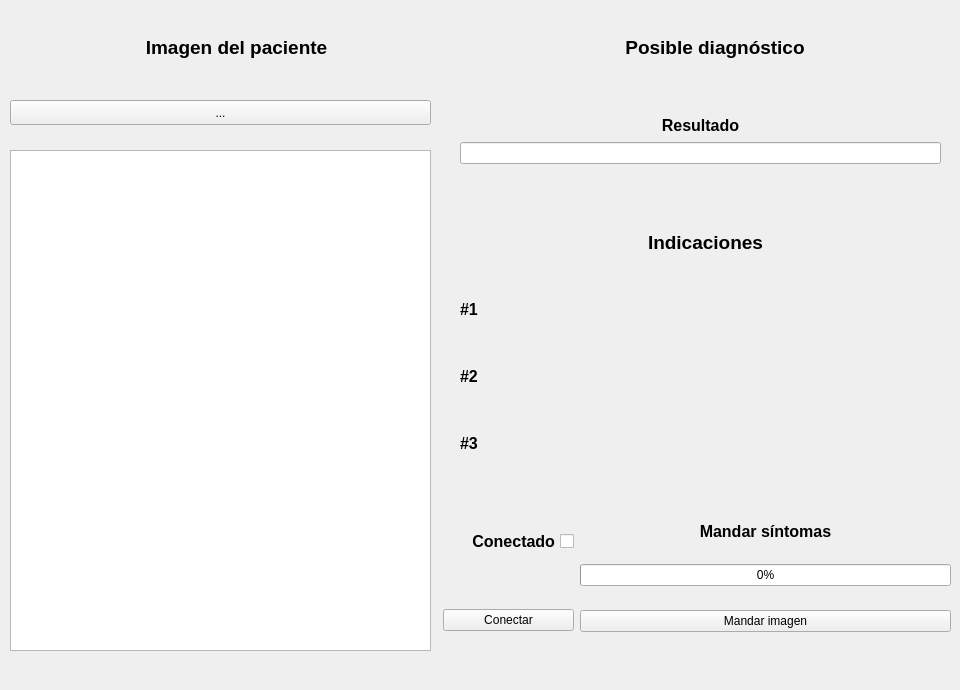
    <widget class="QWidget" name="tab">
     <attribute name="title">
      <string>Page</string>
     </attribute>
     <widget class="QWidget" name="layoutWidget">
      <property name="geometry">
       <rect>
        <x>0</x>
        <y>10</y>
        <width>951</width>
        <height>51</height>
       </rect>
      </property>
      <layout class="QHBoxLayout" name="horizontalLayoutTitles_2">
       <item>
        <widget class="QLabel" name="label_31">
         <property name="minimumSize">
          <size>
           <width>0</width>
           <height>42</height>
          </size>
         </property>
         <property name="maximumSize">
          <size>
           <width>16777215</width>
           <height>18</height>
          </size>
         </property>
         <property name="font">
          <font>
           <pointsize>14</pointsize>
           <weight>75</weight>
           <bold>true</bold>
          </font>
         </property>
         <property name="text">
          <string>Imagen del paciente</string>
         </property>
         <property name="alignment">
          <set>Qt::AlignCenter</set>
         </property>
        </widget>
       </item>
       <item>
        <widget class="QLabel" name="label_40">
         <property name="minimumSize">
          <size>
           <width>0</width>
           <height>42</height>
          </size>
         </property>
         <property name="maximumSize">
          <size>
           <width>16777215</width>
           <height>18</height>
          </size>
         </property>
         <property name="font">
          <font>
           <pointsize>14</pointsize>
           <weight>75</weight>
           <bold>true</bold>
          </font>
         </property>
         <property name="layoutDirection">
          <enum>Qt::RightToLeft</enum>
         </property>
         <property name="text">
          <string>Posible diagnóstico</string>
         </property>
         <property name="alignment">
          <set>Qt::AlignCenter</set>
         </property>
        </widget>
       </item>
      </layout>
     </widget>
     <widget class="QWidget" name="layoutWidget_2">
      <property name="geometry">
       <rect>
        <x>443</x>
        <y>480</y>
        <width>131</width>
        <height>201</height>
       </rect>
      </property>
      <layout class="QVBoxLayout" name="verticalLayout_6">
       <item>
        <widget class="QCheckBox" name="checkBoxConnect_3">
         <property name="enabled">
          <bool>true</bool>
         </property>
         <property name="font">
          <font>
           <pointsize>12</pointsize>
           <weight>75</weight>
           <bold>true</bold>
          </font>
         </property>
         <property name="layoutDirection">
          <enum>Qt::RightToLeft</enum>
         </property>
         <property name="autoFillBackground">
          <bool>false</bool>
         </property>
         <property name="text">
          <string>Conectado</string>
         </property>
         <property name="tristate">
          <bool>true</bool>
         </property>
        </widget>
       </item>
       <item>
        <widget class="QPushButton" name="pushButton_3">
         <property name="text">
          <string>Conectar</string>
         </property>
        </widget>
       </item>
      </layout>
     </widget>
     <widget class="QWidget" name="layoutWidget_3">
      <property name="geometry">
       <rect>
        <x>580</x>
        <y>480</y>
        <width>371</width>
        <height>171</height>
       </rect>
      </property>
      <layout class="QVBoxLayout" name="verticalLayout_7">
       <item>
        <widget class="QLabel" name="labelSend_2">
         <property name="minimumSize">
          <size>
           <width>0</width>
           <height>42</height>
          </size>
         </property>
         <property name="maximumSize">
          <size>
           <width>16777215</width>
           <height>18</height>
          </size>
         </property>
         <property name="font">
          <font>
           <pointsize>12</pointsize>
           <weight>75</weight>
           <bold>true</bold>
          </font>
         </property>
         <property name="text">
          <string>Mandar síntomas</string>
         </property>
         <property name="alignment">
          <set>Qt::AlignCenter</set>
         </property>
        </widget>
       </item>
       <item>
        <widget class="QProgressBar" name="progressBar_2">
         <property name="value">
          <number>0</number>
         </property>
         <property name="alignment">
          <set>Qt::AlignCenter</set>
         </property>
        </widget>
       </item>
       <item>
        <widget class="QPushButton" name="pushButtonSend_2">
         <property name="text">
          <string>Mandar imagen</string>
         </property>
        </widget>
       </item>
      </layout>
     </widget>
     <widget class="QWidget" name="layoutWidget_4">
      <property name="geometry">
       <rect>
        <x>460</x>
        <y>90</y>
        <width>481</width>
        <height>78</height>
       </rect>
      </property>
      <layout class="QVBoxLayout" name="verticalLayout_8">
       <item>
        <widget class="QLabel" name="label_41">
         <property name="minimumSize">
          <size>
           <width>0</width>
           <height>42</height>
          </size>
         </property>
         <property name="maximumSize">
          <size>
           <width>16777215</width>
           <height>18</height>
          </size>
         </property>
         <property name="font">
          <font>
           <pointsize>12</pointsize>
           <weight>75</weight>
           <bold>true</bold>
          </font>
         </property>
         <property name="contextMenuPolicy">
          <enum>Qt::NoContextMenu</enum>
         </property>
         <property name="text">
          <string>Resultado</string>
         </property>
         <property name="alignment">
          <set>Qt::AlignCenter</set>
         </property>
        </widget>
       </item>
       <item>
        <widget class="QLineEdit" name="lineEdit_9"/>
       </item>
      </layout>
     </widget>
     <widget class="QWidget" name="layoutWidget_5">
      <property name="geometry">
       <rect>
        <x>460</x>
        <y>190</y>
        <width>491</width>
        <height>281</height>
       </rect>
      </property>
      <layout class="QVBoxLayout" name="verticalLayout_9">
       <item>
        <widget class="QLabel" name="label_42">
         <property name="minimumSize">
          <size>
           <width>0</width>
           <height>42</height>
          </size>
         </property>
         <property name="maximumSize">
          <size>
           <width>16777215</width>
           <height>18</height>
          </size>
         </property>
         <property name="font">
          <font>
           <pointsize>14</pointsize>
           <weight>75</weight>
           <bold>true</bold>
          </font>
         </property>
         <property name="layoutDirection">
          <enum>Qt::RightToLeft</enum>
         </property>
         <property name="text">
          <string>Indicaciones</string>
         </property>
         <property name="alignment">
          <set>Qt::AlignCenter</set>
         </property>
        </widget>
       </item>
       <item>
        <widget class="QLabel" name="label_N1_2">
         <property name="minimumSize">
          <size>
           <width>0</width>
           <height>42</height>
          </size>
         </property>
         <property name="maximumSize">
          <size>
           <width>16777215</width>
           <height>18</height>
          </size>
         </property>
         <property name="font">
          <font>
           <pointsize>12</pointsize>
           <weight>75</weight>
           <bold>true</bold>
          </font>
         </property>
         <property name="text">
          <string>#1</string>
         </property>
         <property name="alignment">
          <set>Qt::AlignLeading|Qt::AlignLeft|Qt::AlignVCenter</set>
         </property>
        </widget>
       </item>
       <item>
        <widget class="QLabel" name="label_N2_2">
         <property name="minimumSize">
          <size>
           <width>0</width>
           <height>42</height>
          </size>
         </property>
         <property name="maximumSize">
          <size>
           <width>16777215</width>
           <height>18</height>
          </size>
         </property>
         <property name="font">
          <font>
           <pointsize>12</pointsize>
           <weight>75</weight>
           <bold>true</bold>
          </font>
         </property>
         <property name="text">
          <string>#2</string>
         </property>
         <property name="alignment">
          <set>Qt::AlignLeading|Qt::AlignLeft|Qt::AlignVCenter</set>
         </property>
        </widget>
       </item>
       <item>
        <widget class="QLabel" name="label_43">
         <property name="enabled">
          <bool>true</bool>
         </property>
         <property name="minimumSize">
          <size>
           <width>0</width>
           <height>42</height>
          </size>
         </property>
         <property name="maximumSize">
          <size>
           <width>16777215</width>
           <height>18</height>
          </size>
         </property>
         <property name="font">
          <font>
           <pointsize>12</pointsize>
           <weight>75</weight>
           <bold>true</bold>
          </font>
         </property>
         <property name="text">
          <string>#3</string>
         </property>
         <property name="alignment">
          <set>Qt::AlignLeading|Qt::AlignLeft|Qt::AlignVCenter</set>
         </property>
         <property name="wordWrap">
          <bool>false</bool>
         </property>
        </widget>
       </item>
      </layout>
     </widget>
     <widget class="QToolButton" name="toolButton">
      <property name="geometry">
       <rect>
        <x>10</x>
        <y>100</y>
        <width>421</width>
        <height>25</height>
       </rect>
      </property>
      <property name="text">
       <string>...</string>
      </property>
     </widget>
     <widget class="QGraphicsView" name="graphicsView">
      <property name="geometry">
       <rect>
        <x>10</x>
        <y>150</y>
        <width>421</width>
        <height>501</height>
       </rect>
      </property>
     </widget>
    </widget>
